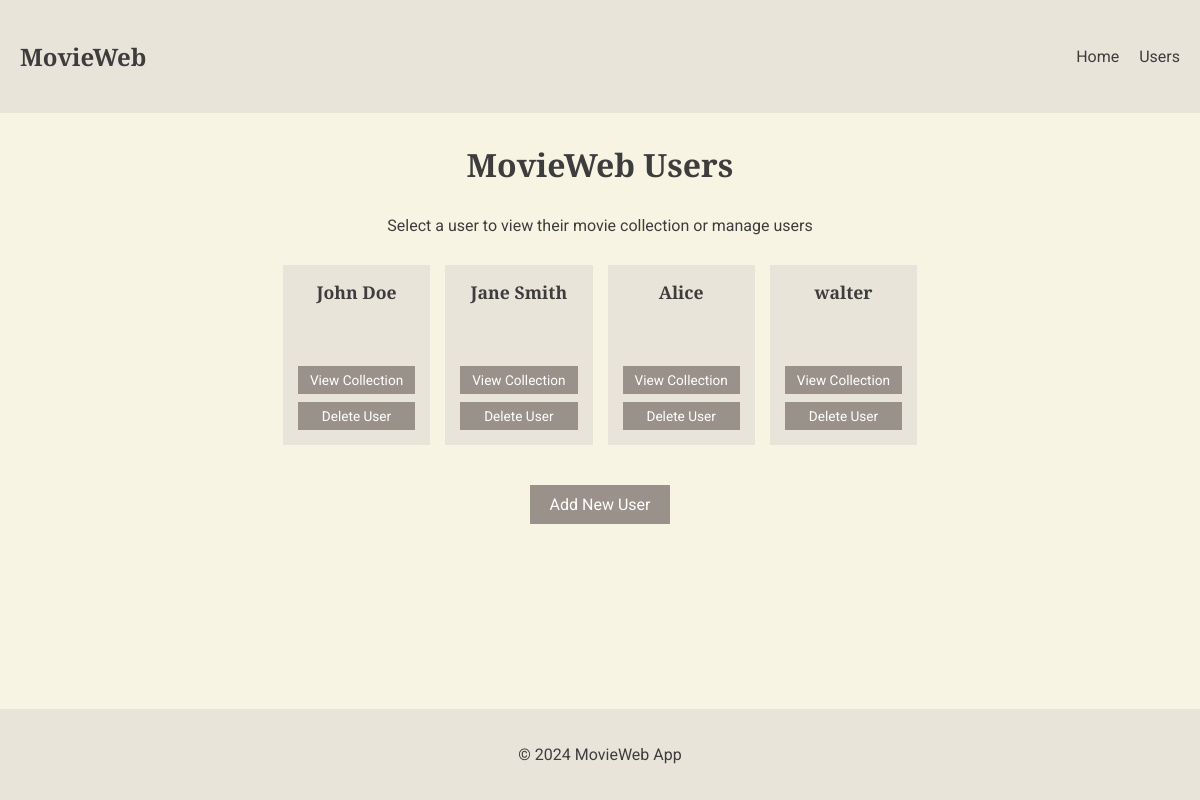
Screenshot of /users with the database file from the repository.
### models.py (models this page shows)
class User(Base):
    __tablename__ = 'users'
    id = Column(Integer, primary_key=True)
    name = Column(String(50), nullable=False)
    movies = relationship("Movie", back_populates="user")
    reviews = relationship("Review", back_populates="user")

### app.py (the view)
@app.route('/users')
def list_users():
    try:
        session = Session()
        users = session.query(User).all()
        return render_template('users.html', users=users)
    except Exception as e:
        logger.error(f"Error in list_users: {str(e)}")
        logger.error(traceback.format_exc())
        abort(500)
    finally:
        session.close()

### templates/users.html (shortened to what this page needs)
{% extends "base.html" %}
{% block content %}
<h1 style="text-align: center; margin: 30px 0;">MovieWeb Users</h1>
<p style="text-align: center; margin-bottom: 30px;">Select a user to view their movie collection or manage users</p>
<div class="user-grid">
    {% for user in users %}
    <div class="user-card-wrapper">
        <div class="user-card">
            <h3>{{ user.name }}</h3>
            <div class="button-group">
                <a href="{{ url_for('user_movies', user_id=user.id) }}" class="btn">View Collection</a>
                <form action="{{ url_for('delete_user', user_id=user.id) }}" method="post">
                    <button type="submit" class="btn" onclick="return confirm('Are you sure you want to delete {{ user.name }} and all their movies?');">
                        Delete User
                    </button>
                </form>
            </div>
        </div>
    </div>
    {% endfor %}
</div>
<div class="add-user-container">
    <a href="{{ url_for('add_user') }}" class="btn add-user-btn">Add New User</a>
</div>
{% endblock %}

### templates/base.html (style rules this page uses)
:root { --cream-color: #F8F4E3; --light-pastel: #E8E4D9; --dark-pastel: #B2A89F; --text-color: #3E3D3D; }
html, body { height: 100%; }
body { font-family: 'Roboto', sans-serif; background-color: var(--cream-color); color: var(--text-color); margin: 0; padding: 0; display: flex; flex-direction: column; }
h1, h2, h3 { font-family: 'Playfair Display', serif; }
.btn { background-color: var(--dark-pastel); color: white; padding: 10px 20px; text-decoration: none; display: inline-block; border: none; cursor: pointer; font-family: 'Roboto', sans-serif; font-size: 16px; transition: background-color 0.3s ease; }

### templates/users.html (style rules this page uses)
.user-grid { display: grid; grid-template-columns: repeat(5, 1fr); gap: 15px; margin: 0 15px 70px; }
.user-card-wrapper { height: 150px; }
.user-card { background-color: var(--light-pastel); padding: 15px; text-align: center; display: flex; flex-direction: column; justify-content: space-between; height: 100%; }
.user-card h3 { margin: 0 0 8px 0; font-size: 1.1em; }
.button-group { display: flex; flex-direction: column; gap: 8px; }
.user-card .btn, .user-card form .btn { padding: 6px 12px; font-size: 0.85em; width: 100%; background-color: #9A928A; color: white; border: none; cursor: pointer; box-sizing: border-box; }
.user-card form { margin: 0; width: 100%; }
.add-user-container { text-align: center; margin-top: 30px; }
.add-user-btn { display: inline-block; padding: 10px 20px; font-size: 1em; background-color: #9A928A; color: white; text-decoration: none; border: none; cursor: pointer; }
@media (max-width: 1200px) { .user-grid { grid-template-columns: repeat(4, 1fr); } }

### rows the page displays
User: name "John Doe"
User: name "Jane Smith"
User: name "Alice"
User: name "walter"
